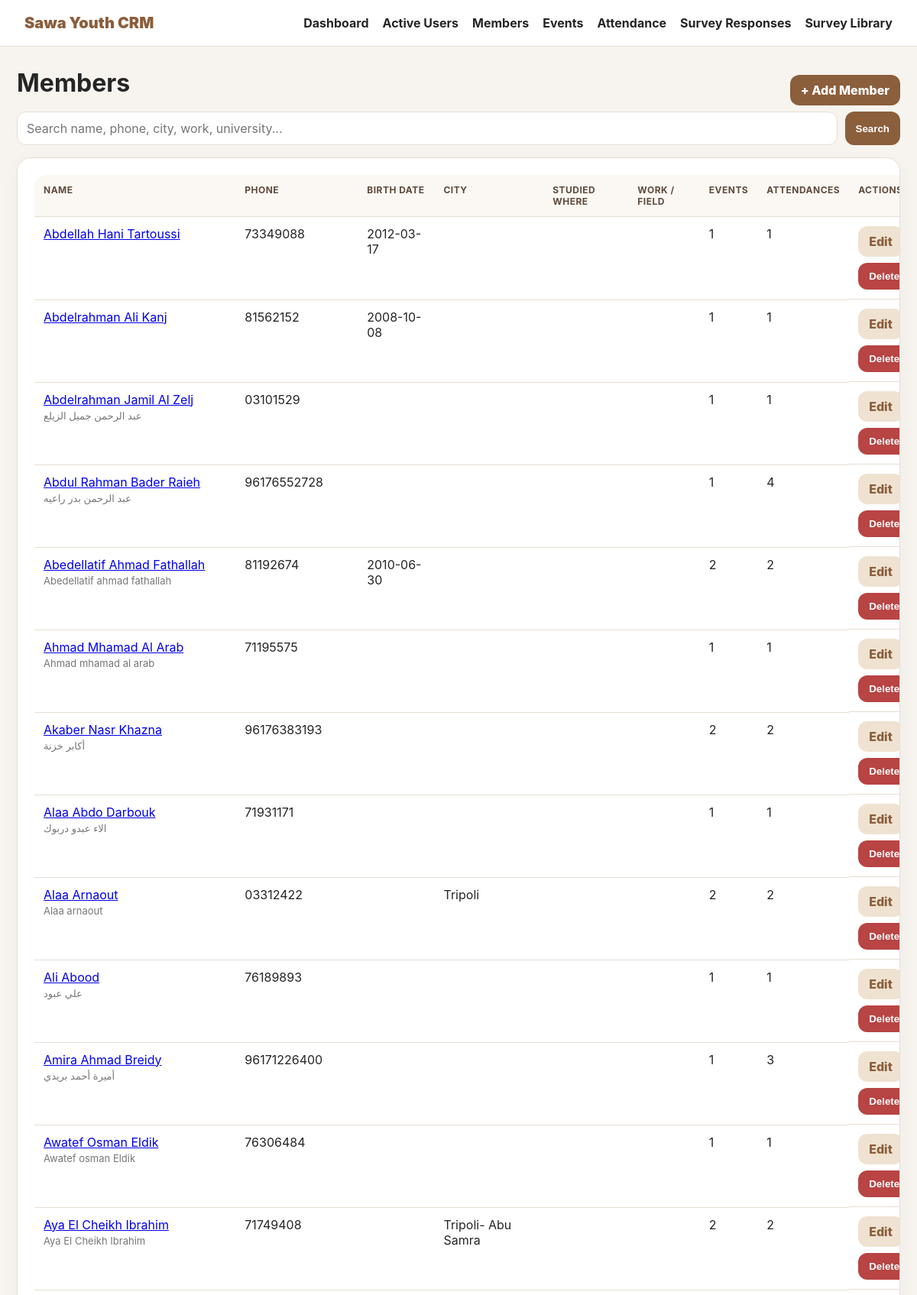
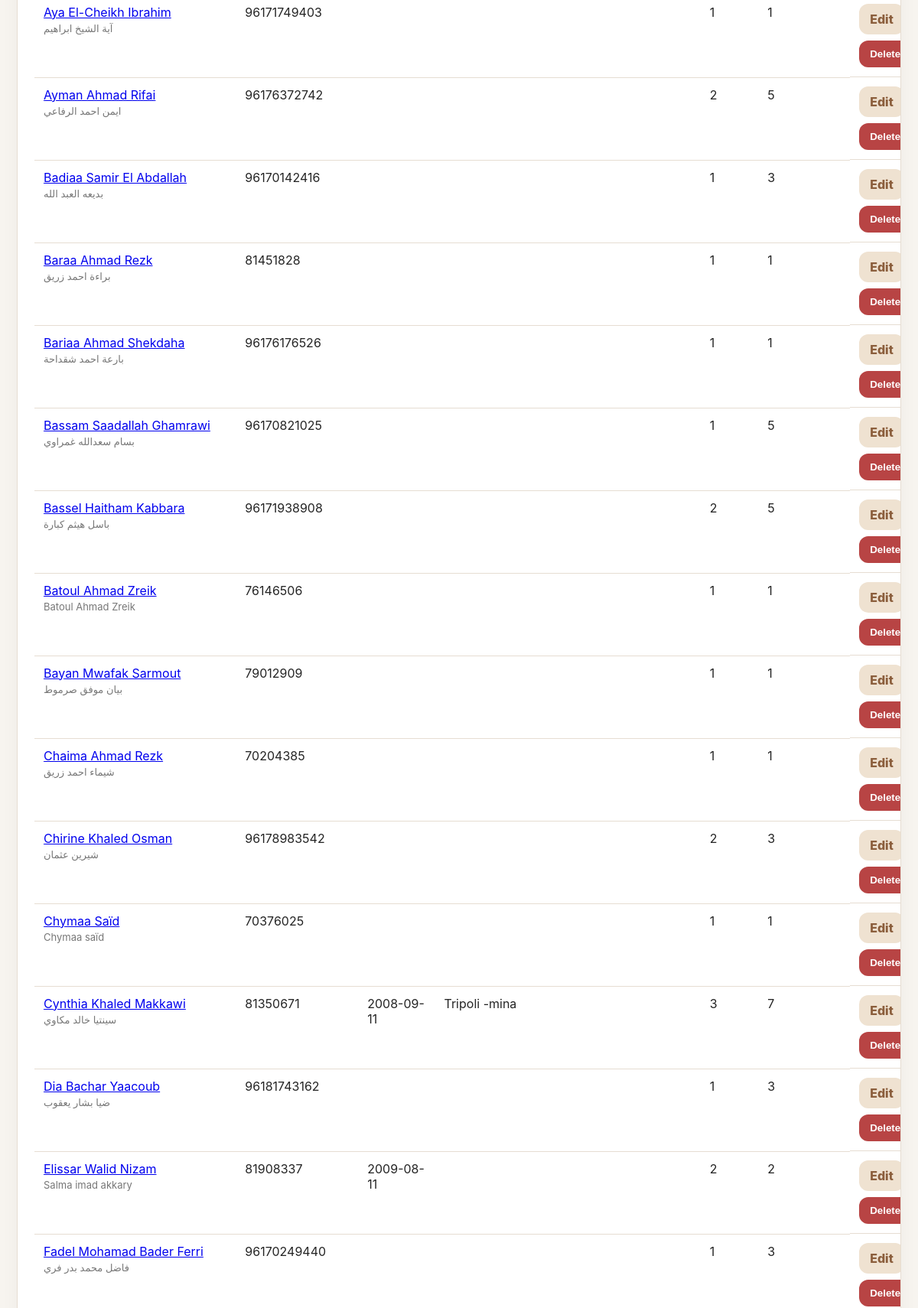
/members (upper part), run on the app's committed database (2 pictures, top to bottom).
### tables this page shows
CREATE TABLE members (
    id INTEGER PRIMARY KEY AUTOINCREMENT,
    full_name_en TEXT NOT NULL,
    full_name_ar TEXT,
    phone TEXT,
    email TEXT,
    birth_date TEXT,
    gender TEXT,
    city TEXT,
    current_status TEXT,
    studied_where TEXT,
    field_of_study TEXT,
    work TEXT,
    english_level TEXT,
    notes TEXT,
    created_at TEXT DEFAULT CURRENT_TIMESTAMP
);

### app.py (the view)
@app.route("/members")
def members():
    q = request.args.get("q", "").strip()
    conn = get_db()
    where = ""
    params = []
    if q:
        like = f"%{q}%"
        where = """WHERE m.full_name_en LIKE ? OR m.full_name_ar LIKE ? OR m.phone LIKE ? OR m.email LIKE ?
                   OR m.birth_date LIKE ? OR m.city LIKE ? OR m.studied_where LIKE ? OR m.field_of_study LIKE ? OR m.work LIKE ?"""
        params = [like]*9
    rows = conn.execute(f"""
        SELECT m.*,
               COUNT(a.id) attendance_count,
               COUNT(DISTINCT a.event_id) event_count
        FROM members m
        LEFT JOIN attendance a ON a.member_id=m.id
        {where}
        GROUP BY m.id
        ORDER BY m.full_name_en
    """, params).fetchall()
    conn.close()
    return render_template("members.html", members=rows, q=q)

### app.py (called while the page is built)
def get_db():
    conn = sqlite3.connect(DB_PATH)
    conn.row_factory = sqlite3.Row
    conn.execute("PRAGMA foreign_keys = ON")
    return conn

### templates/members.html
{% extends 'base.html' %}{% block content %}<div class="actions" style="justify-content:space-between"><h1>Members</h1><a class="btn" href="{{ url_for('member_new') }}">+ Add Member</a></div>
<form class="search"><input name="q" placeholder="Search name, phone, city, work, university..." value="{{ q }}"><button class="btn">Search</button></form>
<div class="card scroll"><table class="wide"><tr><th>Name</th><th>Phone</th><th>Birth Date</th><th>City</th><th>Studied Where</th><th>Work / Field</th><th>Events</th><th>Attendances</th><th>Actions</th></tr>
{% for m in members %}<tr><td><a href="{{ url_for('member_detail', member_id=m.id) }}">{{ m.full_name_en }}</a><br><span class="label">{{ m.full_name_ar or '' }}</span></td><td>{{ m.phone or '' }}</td><td>{{ m.birth_date or '' }}</td><td>{{ m.city or '' }}</td><td>{{ m.studied_where or '' }}</td><td>{{ m.work or m.field_of_study or '' }}</td><td>{{ m.event_count }}</td><td>{{ m.attendance_count }}</td><td class="actions"><a class="btn secondary" href="{{ url_for('member_edit', member_id=m.id) }}">Edit</a><form method="post" action="{{ url_for('member_delete', member_id=m.id) }}" onsubmit="return confirm('Delete this member?')"><button class="btn danger">Delete</button></form></td></tr>{% endfor %}
</table></div>{% endblock %}

### static/style.css (style rules this page uses)
:root { --bg:#f7f4ef;--card:#fff;--ink:#252525;--muted:#777;--line:#e6ddd2;--accent:#8b5e3c;--soft:#efe2d1 }
* { box-sizing:border-box }
body { margin:0;font-family:Inter,Arial,sans-serif;background:var(--bg);color:var(--ink) }
h1 { margin:0 0 18px }
.card { background:white;border:1px solid var(--line);border-radius:18px;padding:22px;box-shadow:0 8px 24px rgba(0,0,0,.04);margin-bottom:18px }
.label { color:var(--muted);font-size:13px }
.btn { background:var(--accent);color:white;padding:10px 14px;border-radius:12px;border:0;text-decoration:none;display:inline-block;font-weight:800;cursor:pointer }
.btn.secondary { background:var(--soft);color:var(--accent) }
.btn.danger { background:#b84444 }
.actions { display:flex;gap:8px;align-items:center;flex-wrap:wrap }
table { width:100%;border-collapse:collapse;background:white;border-radius:16px;overflow:hidden }
th,td { text-align:left;padding:12px;border-bottom:1px solid var(--line);vertical-align:top }
th { background:#fbf8f4;color:#5d4a3c;font-size:12px;text-transform:uppercase;letter-spacing:.04em }
input,textarea,select { width:100%;padding:11px 12px;border:1px solid var(--line);border-radius:12px;font:inherit;background:white }
.search { display:flex;gap:10px;margin-bottom:16px }
.wide { min-width:1200px }
.scroll { overflow-x:auto }
.btn { transition:.15s ease }

### data on the page
members: full_name_en "Abdellah Hani Tartoussi", phone "73349088", birth_date "2012-03-17", event_count "1", attendance_count "1"
members: full_name_en "Abdelrahman Ali Kanj", phone "81562152", birth_date "2008-10-08", event_count "1", attendance_count "1"
members: full_name_en "Abdelrahman Jamil Al Zelj", full_name_ar "عبد الرحمن جميل الزيلع", phone "03101529", event_count "1", attendance_count "1"
members: full_name_en "Abdul Rahman Bader Raieh", full_name_ar "عبد الرحمن بدر راعيه", phone "96176552728", event_count "1", attendance_count "4"
members: full_name_en "Abedellatif Ahmad Fathallah", full_name_ar "Abedellatif ahmad fathallah", phone "81192674", birth_date "2010-06-30", event_count "2", attendance_count "2"
members: full_name_en "Ahmad Mhamad Al Arab", full_name_ar "Ahmad mhamad al arab", phone "71195575", event_count "1", attendance_count "1"
members: full_name_en "Akaber Nasr Khazna", full_name_ar "أكابر خزنة", phone "96176383193", event_count "2", attendance_count "2"
members: full_name_en "Alaa Abdo Darbouk", full_name_ar "الاء عبدو دربوك", phone "71931171", event_count "1", attendance_count "1"
members: full_name_en "Alaa Arnaout", full_name_ar "Alaa arnaout", phone "03312422", city "Tripoli", event_count "2", attendance_count "2"
members: full_name_en "Ali Abood", full_name_ar "علي عبود", phone "76189893", event_count "1", attendance_count "1"
members: full_name_en "Amira Ahmad Breidy", full_name_ar "أميرة أحمد بريدي", phone "96171226400", event_count "1", attendance_count "3"
members: full_name_en "Awatef Osman Eldik", full_name_ar "Awatef osman Eldik", phone "76306484", event_count "1", attendance_count "1"
members: full_name_en "Aya El Cheikh Ibrahim", full_name_ar "Aya El Cheikh Ibrahim", phone "71749408", city "Tripoli- Abu Samra", event_count "2", attendance_count "2"
members: full_name_en "Aya El-Cheikh Ibrahim", full_name_ar "آية الشيخ ابراهيم", phone "96171749403", event_count "1", attendance_count "1"
members: full_name_en "Ayman Ahmad Rifai", full_name_ar "ايمن احمد الرفاعي", phone "96176372742", event_count "2", attendance_count "5"
members: full_name_en "Badiaa Samir El Abdallah", full_name_ar "بديعه العبد الله", phone "96170142416", event_count "1", attendance_count "3"
members: full_name_en "Baraa Ahmad Rezk", full_name_ar "براءة احمد زريق", phone "81451828", event_count "1", attendance_count "1"
members: full_name_en "Bariaa Ahmad Shekdaha", full_name_ar "بارعة احمد شقداحة", phone "96176176526", event_count "1", attendance_count "1"
members: full_name_en "Bassam Saadallah Ghamrawi", full_name_ar "بسام سعدالله غمراوي", phone "96170821025", event_count "1", attendance_count "5"
members: full_name_en "Bassel Haitham Kabbara", full_name_ar "باسل هيثم كبارة", phone "96171938908", event_count "2", attendance_count "5"
members: full_name_en "Batoul Ahmad Zreik", full_name_ar "Batoul Ahmad Zreik", phone "76146506", event_count "1", attendance_count "1"
members: full_name_en "Bayan Mwafak Sarmout", full_name_ar "بيان موفق صرموط", phone "79012909", event_count "1", attendance_count "1"
members: full_name_en "Chaima Ahmad Rezk", full_name_ar "شيماء احمد زريق", phone "70204385", event_count "1", attendance_count "1"
members: full_name_en "Chirine Khaled Osman", full_name_ar "شيرين عثمان", phone "96178983542", event_count "2", attendance_count "3"
members: full_name_en "Chymaa Saïd", full_name_ar "Chymaa saïd", phone "70376025", event_count "1", attendance_count "1"
members: full_name_en "Cynthia Khaled Makkawi", full_name_ar "سينتيا خالد مكاوي", phone "81350671", birth_date "2008-09-11", city "Tripoli -mina", event_count "3", attendance_count "7"
members: full_name_en "Dia Bachar Yaacoub", full_name_ar "ضيا بشار يعقوب", phone "96181743162", event_count "1", attendance_count "3"
members: full_name_en "Elissar Walid Nizam", full_name_ar "Salma imad akkary", phone "81908337", birth_date "2009-08-11", event_count "2", attendance_count "2"
members: full_name_en "Fadel Mohamad Bader Ferri", full_name_ar "فاضل محمد بدر فري", phone "96170249440", event_count "1", attendance_count "3"
